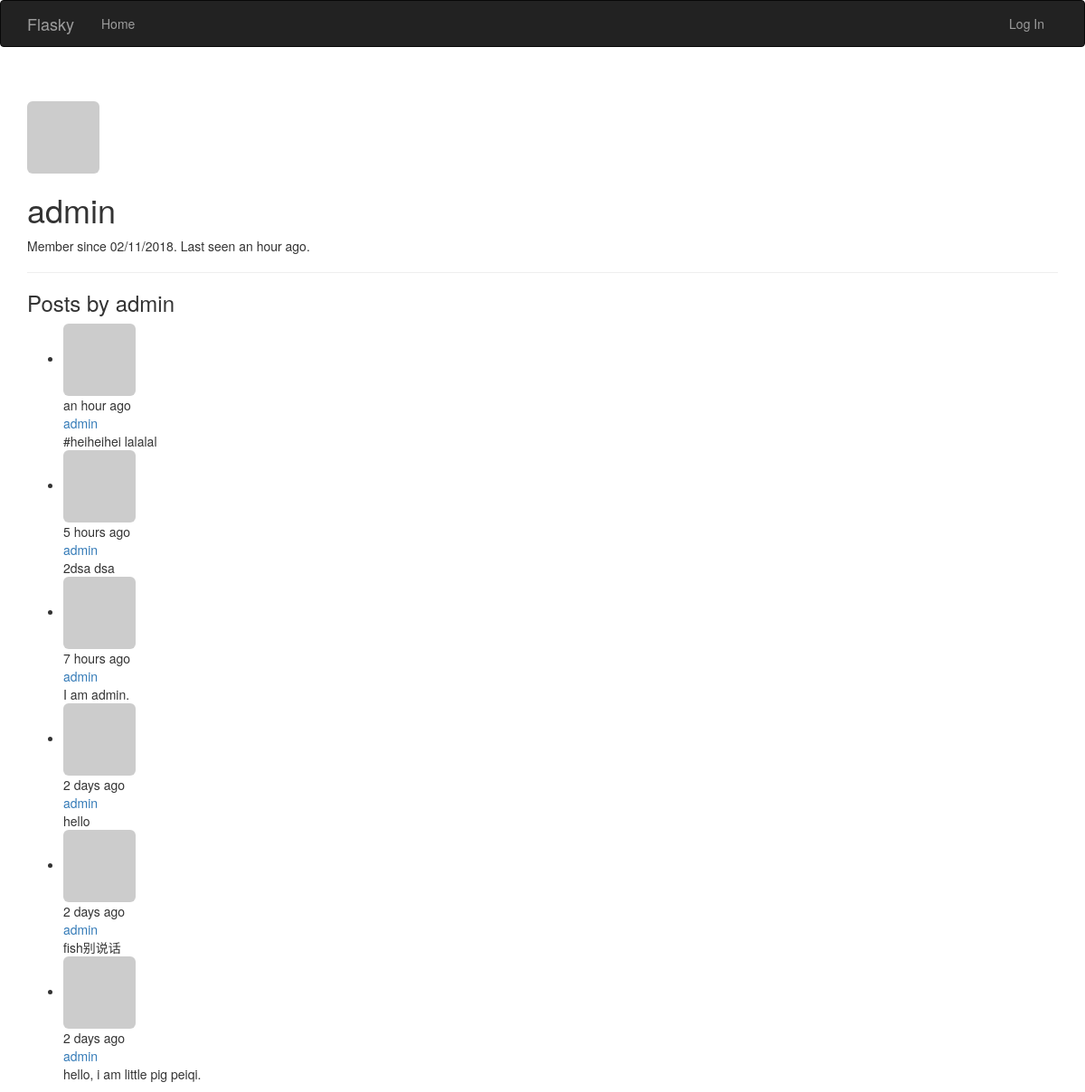
Screenshot of /user/admin with the database file from the repository.
### app/models.py (models this page shows, shortened)
class User(UserMixin, db.Model):
    __tablename__ = 'users'
    id = db.Column(db.Integer, primary_key=True)
    username = db.Column(db.String(64), unique=True, index=True)
    role_id = db.Column(db.Integer, db.ForeignKey('roles.id'))
    password_hash = db.Column(db.String(128))
    email = db.Column(db.String(64), unique=True, index=True)
    posts = db.relationship('Post', backref = 'author', lazy = 'dynamic')
    avatar_hash = db.Column(db.String(32))
    name = db.Column(db.String(64))#real name
    location = db.Column(db.String(64))
    about_me = db.Column(db.Text())
    member_since = db.Column(db.DateTime(), default=datetime.utcnow)
    last_seen = db.Column(db.DateTime(), default=datetime.utcnow)
    avatar = db.Column(db.String(128), default=None)
    def gravatar_hash(self):
        return hashlib.md5(self.email.lower().encode('utf-8')).hexdigest()
    def gravatar(self, size=100, default='identicon', rating='g'):
        url = 'https://secure.gravatar.com/avatar'
        hash = self.avatar_hash or self.gravatar_hash()
        return '{url}/{hash}?s={size}&d={default}&r={rating}'.format(
            url=url, hash=hash, size=size, default=default, rating=rating)
    @property
    def password(self):
        raise AttributeError('password is not a readable attribute')

class Post(db.Model):
    __tablename__ = 'posts'
    id = db.Column(db.Integer, primary_key=True)
    body = db.Column(db.Text)
    timestamp = db.Column(db.DateTime, index=True, default=datetime.utcnow)
    author_id = db.Column(db.Integer, db.ForeignKey('users.id'))
    body_html = db.Column(db.Text)#保存转换后markdown文章的html代码

### app/main/views.py (the view)
@main.route('/user/<username>')
def user(username):
    user = User.query.filter_by(username=username).first_or_404()
    posts = user.posts.order_by(Post.timestamp.desc()).all()
    return render_template('user.html',user=user, posts=posts)

### app/auth/views.py (called while the page is built)
@auth.before_app_request
def before_request():
    if current_user.is_authenticated:
        current_user.ping()

### app/main/__init__.py (called while the page is built)
@main.app_context_processor
def inject_permissions():
    return dict(Permission=PERMISSION)

### app/models.py (called while the page is built)
    def is_administrator(self):
        return False

### app/templates/user.html (shortened to what this page needs)
{% extends "base.html" %}
{% block page_content %}
<div class="page-header">
    {% if user.avatar %}
    <img class="img-rounded profile=tunmbnail" src="{{ user.avatar }}">
    {% else %}
    <img class="img-rounded profile-thumbnail" src="{{ user.gravatar(size=256) }}">
    {% endif %}
    <div class="profile-header">
        <h1>{{ user.username }}</h1>
        <p>Member since {{ moment(user.member_since).format('L') }}.
            Last seen {{ moment(user.last_seen).fromNow() }}.
        </p>
    </div>
</div>
    <h3>Posts by {{ user.username }}</h3>
    {% include '_posts.html' %}
{% endblock %}

### app/templates/_posts.html
<ul class="posts">
    {% for post in posts %}
    <li class="post">
        <div class="post-thumbnail">
            <a href="{{ url_for('.user', username=post.author.username) }}">
                <img class="img-rounded profile-thumbnail" src="{{ post.author.gravatar(size=40) }}">
            </a>
        </div>
        <div class="post-content">
            <div class="post-date">{{ moment(post.timestamp).fromNow() }}</div>
            <div class="post-author"><a href="{{ url_for('.user', username=post.author.username) }}">{{ post.author.username }}</a></div>
            <div class="post-body">
                {% if post.body_html %}
                {{ post.body_html | safe }}
                {% else %}
                {{ post.body }}
                {% endif %}
            </div>
        </div>
    </li>
    {% endfor %}
</ul>

### rows the page displays
User: username "admin", member_since "02/11/2018", last_seen "an hour ago"
Post: timestamp "an hour ago", author.username "admin", body "#heiheihei lalalal"
Post: timestamp "5 hours ago", author.username "admin", body "2dsa dsa"
Post: timestamp "7 hours ago", author.username "admin", body "I am admin."
Post: timestamp "2 days ago", author.username "admin", body "hello"
Post: timestamp "2 days ago", author.username "admin", body "fish别说话"
Post: timestamp "2 days ago", author.username "admin", body "hello, i am little pig peiqi."
